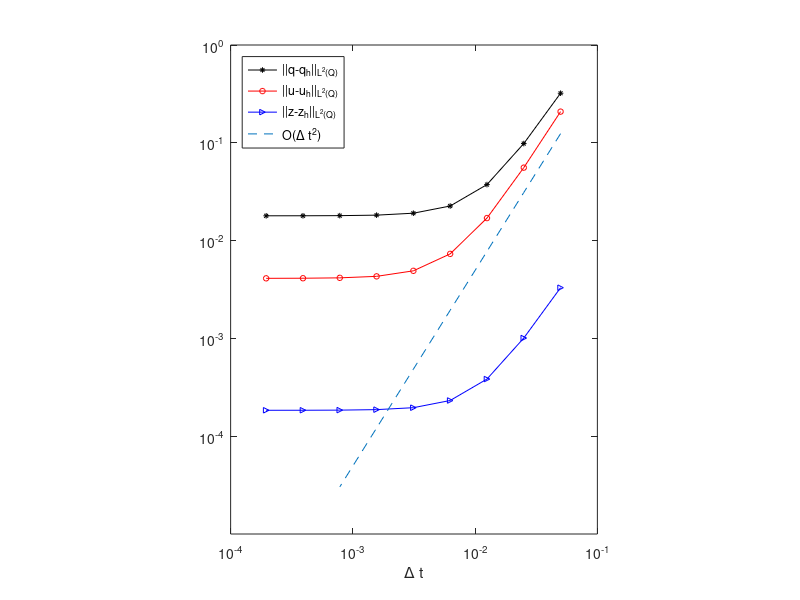
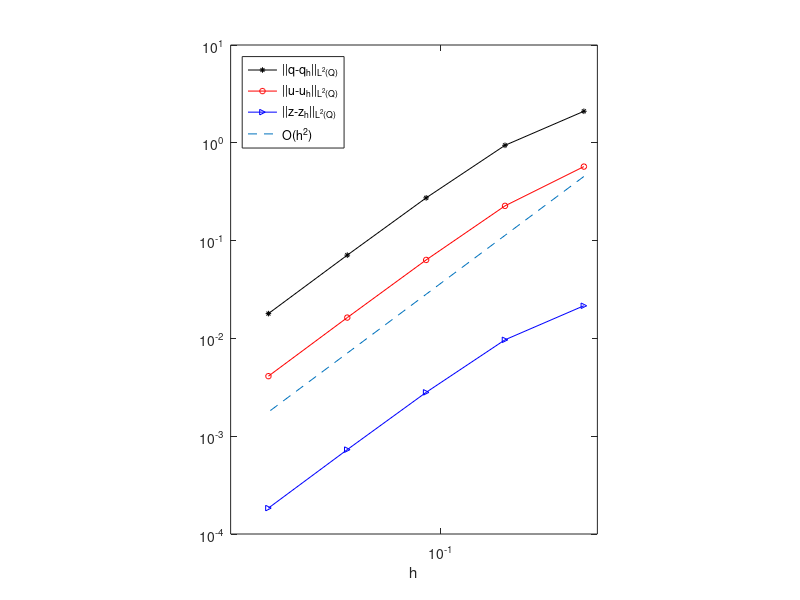

The MATLAB script that drew these images, in order:
clear;clc;

err_t = [2	4	8	16	32	64	128	256	512
0.321369	0.0982261	0.0373951	0.0225755	0.0190623	0.0182093	0.0179981	0.0179454	0.0179322
0.208343	0.0557345	0.016996	0.00731414	0.00490785	0.00430993	0.00416085	0.00412361	0.0041143
0.00329917	0.00100839	0.000383897	0.00023176	0.000195693	0.000186936	0.000184768	0.000184227	0.000184092
];


x_t = log(0.1./err_t(1,:))/log(10);
q_t = log(err_t(2,:))/log(10);
u_t = log(err_t(3,:))/log(10);
z_t = log(err_t(4,:))/log(10);


t2=(0.5*err_t(2,1)+err_t(3,1)+err_t(4,1))/3;

for i =2:size(q_t,2)-2
    t2=[t2, t2(i-1)/4];
end 
t2 = log(t2)/log(10);

figure
hold on
plot(x_t, q_t, 'k*-', 'MarkerSize', 4)
plot(x_t, u_t, 'ro-', 'MarkerSize', 4)
plot(x_t, z_t, 'b>-', 'MarkerSize', 4)
plot(x_t(1:size(t2,2)), t2, '--');

xticks([-4, -3, -2, -1, 0])
xticklabels({'10^{-4}','10^{-3}','10^{-2}','10^{-1}','10^{0}'})
yticks([-4, -3, -2, -1, 0])
yticklabels({'10^{-4}','10^{-3}','10^{-2}','10^{-1}','10^{0}'})
box on
xlabel('\Delta t')
legend('||q-q_h||_{L^2(Q)}', '||u-u_h||_{L^2(Q)}', '||z-z_h||_{L^2(Q)}', 'O(\Delta t^2)', 'Location', 'northwest');
pbaspect([3 4 1])
saveas(gcf, 'err_t.png');



err_x = [2.10069	0.942464	0.273516	0.0710288	0.0179289
0.571099	0.22663	0.0634405	0.016326	0.00411198
0.0215657	0.00967532	0.00280791	0.00072918	0.000184058
];

n = 2;
x_x = [];
for i=1:size(err_x, 2)
    x_x = [x_x, 1/(n*2^(i-1)*sqrt(2))];
end

x_x = log(x_x)/log(10);
q_x = log(err_x(1,:))/log(10);
u_x = log(err_x(2,:))/log(10);
z_x = log(err_x(3,:))/log(10);

x2=(0.5*err_x(1,1)+0.5*err_x(2,1)+err_x(3,1))/3;
for i =2:size(q_x,2)
    x2=[x2, x2(i-1)/4];
end 
x2 = log(x2)/log(10);


figure
hold on
plot(x_x, q_x, 'k*-', 'MarkerSize', 4)
plot(x_x, u_x, 'ro-', 'MarkerSize', 4)
plot(x_x, z_x, 'b>-', 'MarkerSize', 4)
plot(x_x(1:size(x2,2)), x2, '--');

xticks([-2, -1, 0])
xticklabels({'10^{-2}','10^{-1}','10^{0}'})
ylim([-4, 1])
%ax = gca;
%ax.YAxisLocation = 'right';
yticks([-4, -3, -2, -1, 0, 1])
yticklabels({'10^{-4}','10^{-3}','10^{-2}','10^{-1}','10^{0}','10^{1}'})
box on
xlabel('h')
legend('||q-q_h||_{L^2(Q)}', '||u-u_h||_{L^2(Q)}', '||z-z_h||_{L^2(Q)}', 'O(h^2)', 'Location', 'northwest');
pbaspect([3 4 1])
saveas(gcf, 'err_x.png');

